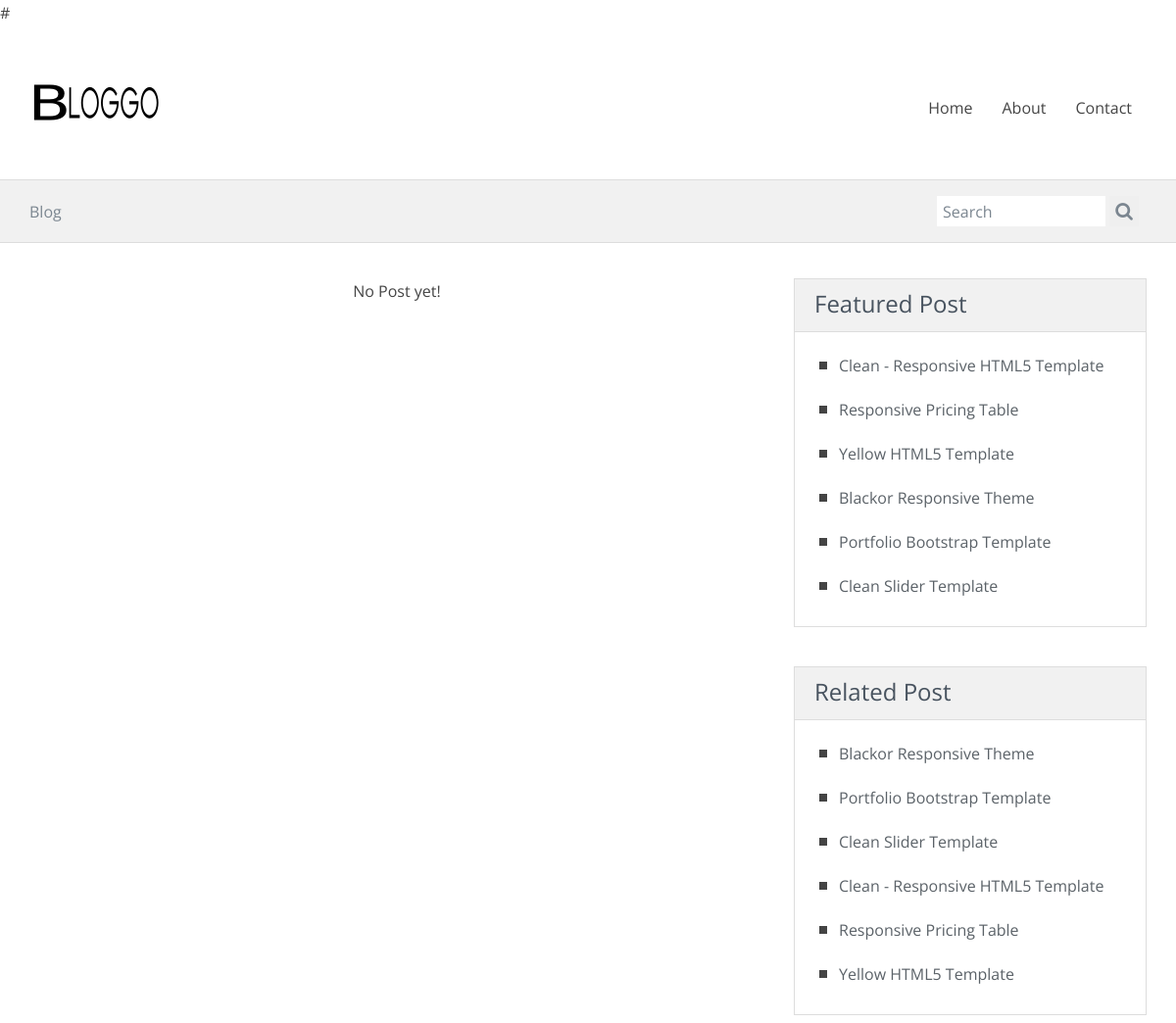
Before: / (upper part) with the older database file.
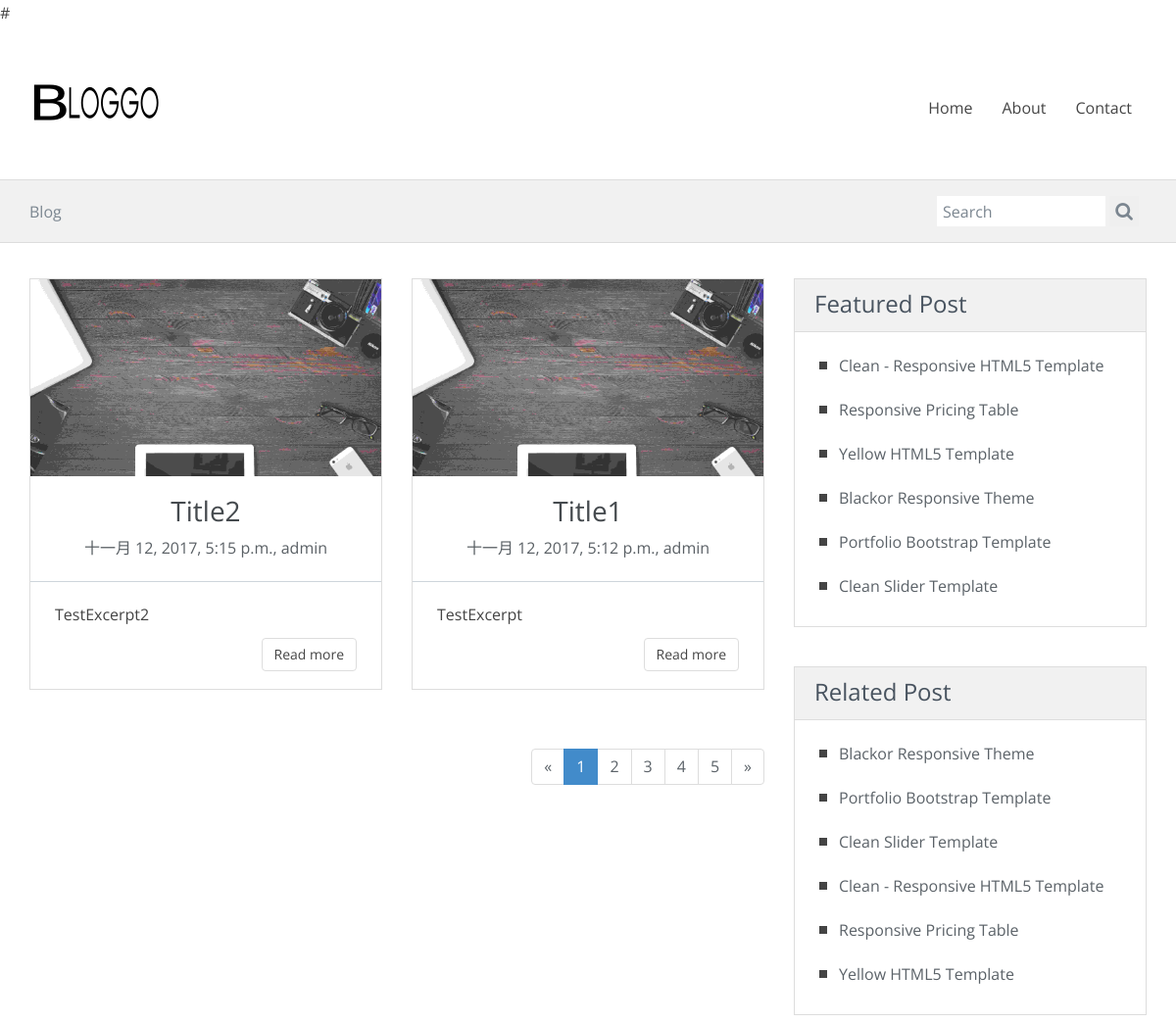
After: the same page with the newer database file.
### blog/models.py (models this page shows)
class Post(models.Model):
    title = models.CharField(max_length=100)
    body = models.TextField()
    created_time = models.DateTimeField()
    modified_time = models.DateTimeField()
    excerpt=models.CharField(max_length=200, blank=True)
    view = models.PositiveIntegerField(default=0)
    category = models.ForeignKey(Category)
    tags=models.ManyToManyField(Tag)
    author = models.ForeignKey(User)
    def get_absolute_url(self):
        return reverse("blog:article", kwargs={'pk':self.pk})

### blog/views.py (the view)
# urls.py: url(r'^$', views.IndexView.as_view(), name='index'),
class IndexView(ListView):
    queryset = Post.objects.order_by('-created_time')[:4]
    template_name = 'blog/index.html'
    context_object_name = 'latest_post_list'
    def get_context_data(self, **kwargs):
        context = super(IndexView, self).get_context_data(**kwargs)
        context['loop_counter']=range(1,5)
        return context

### blog/templates/blog/index.html
{% extends 'base.html' %}
{% load static%}
{% block subheader %}
<a href="#">Blog</a>
{% endblock subheader %}
{% block content %}
<div class="col-md-8 blog-main">
    {% if latest_post_list %}
        <div class="row">
        {% for post in latest_post_list %}
            <div class="col-md-6 col-sm-6">
                <article class=" blog-teaser">
                    <header>
                        <img src="{% static 'blog/img/1.jpg' %}" alt="picture">
                        <h3><a href="{{ post.get_absolute_url }}">{{ post.title }}</a></h3>
                        <span class="meta">{{ post.created_time }}, {{ post.author }}</span>
                        <hr>
                    </header>
                    <div class="body">
                        {{ post.excerpt }}
                    </div>
                    <div class="clearfix">
                        <a href="{{ post.get_absolute_url }}" class="btn btn-clean-one">Read more</a>
                    </div>
                </article>
            </div>
        {% endfor %}
        </div>
        <div class="paging">
            <ul class="pagination">
                <li><a href="#">&laquo;</a></li>
                <li class="active"><a href="#">1</a></li>
                <li><a href="#">2</a></li>
                <li><a href="#">3</a></li>
                <li><a href="#">4</a></li>
                <li><a href="#">5</a></li>
                <li><a href="#">&raquo;</a></li>
            </ul>
        </div>
    {% else %}
        <P class="text-center">No Post yet!</P>
    {% endif %}
</div>
{% endblock content %}

### blog/templates/base.html (shortened to what this page needs)
{% load static %}
<html lang="en">
<head>
    <link rel="stylesheet" href="{% static 'blog/css/bootstrap.min.css' %}">
    <link rel="stylesheet" href="{% static 'blog/css/font-awesome/css/font-awesome.min.css' %} ">
    <link rel="stylesheet" href="{% static 'blog/css/style.css' %}" id="theme-styles">
</head>
<body>
    <header>
        <div class="widewrapper masthead">
            <div class="container">
                <a href="index.html" id="logo">
                    <img src="{% static 'blog/img/logo.png' %}" alt="clean Blog">
                </a>
                <nav class="pull-right clean-nav">
                    <div class="collapse navbar-collapse">
                        <ul class="nav nav-pills navbar-nav">
                            <li>
                                <a href="{% url 'blog:index' %}">Home</a>
                            </li>
                            <li>
                                <a href="{% url 'blog:about' %}">About</a>
                            </li>
                            <li>
                                <a href="{% url 'blog:contact' %}">Contact</a>
                            </li>
                        </ul>
                    </div>
                </nav>
            </div>
        </div>
        <div class="widewrapper subheader">
            <div class="container">
                <div class="clean-breadcrumb">
                    {% block subheader %}
                    {% endblock subheader %}
                </div>
                <div class="clean-searchbox">
                    <form action="#" method="get" accept-charset="utf-8">
                        <input class="searchfield" id="searchbox" type="text" placeholder="Search">
                        <button class="searchbutton" type="submit">
                            <i class="fa fa-search"></i>
                        </button>
                    </form>
                </div>
            </div>
        </div>
    </header>
    <div class="widewrapper main">
        <div class="container">
            <div class="row">
                {% block content %}
                {% endblock content %}
                <aside class="col-md-4 blog-aside">
                    <div class="aside-widget">
                        <header>
                            <h3>Featured Post</h3>
                        </header>
                        <div class="body">
                            <ul class="clean-list">
                                <li><a href="">Clean - Responsive HTML5 Template</a></li>
                                <li><a href="">Responsive Pricing Table</a></li>
                                <li><a href="">Yellow HTML5 Template</a></li>
                                <li><a href="">Blackor Responsive Theme</a></li>
                                <li><a href="">Portfolio Bootstrap Template</a></li>
                                <li><a href="">Clean Slider Template</a></li>
                            </ul>
                        </div>
                    </div>
                    <div class="aside-widget">
                        <header>
                            <h3>Related Post</h3>
                        </header>
                        <div class="body">
                            <ul class="clean-list">
                                <li><a href="">Blackor Responsive Theme</a></li>
                                <li><a href="">Portfolio Bootstrap Template</a></li>
                                <li><a href="">Clean Slider Template</a></li>
                                <li><a href="">Clean - Responsive HTML5 Template</a></li>
                                <li><a href="">Responsive Pricing Table</a></li>
                                <li><a href="">Yellow HTML5 Template</a></li>
                            </ul>
                        </div>
                    </div>
                </aside>
            </div>
        </div>
    </div>
</body>
</html>

### blog/static/blog/css/style.css (style rules this page uses)
body { font-size: 16px; line-height: 27px; font-family: 'Open Sans', sans-serif; color: #444; background-color: #fff; }
a { color: #5b6268; }
h3 { font-size: 21px; line-height: 30px; font-weight: normal; font-family: 'Open Sans', sans-serif; }
hr { border-top-color: #ced5db; }
.fa { font-size: 24px; }
.masthead { padding-top: 55px; padding-bottom: 55px; }
.masthead #logo { float: left; display: block; }
.widewrapper { background-color: #fff; }
.widewrapper.masthead { background-color: #fff; color: #f8f8f9; border-bottom: #aaa; }
.widewrapper.subheader { background-color: #f1f1f1; color: #444; font-size: 16px; min-height: 63px; border-top: 1px solid #ddd; border-bottom: 1px solid #ddd; }
.clean-nav .nav-pills { margin-top: 10px; margin-bottom: 0; font-size: 16px; }
.clean-nav .nav-pills > li { margin-left: 10px; }
.clean-nav .nav-pills > li > a { color: #444; padding: 11px 0 11px 20px; line-height: 14px; }
.clean-nav .navbar-collapse { box-shadow: none; }
.clean-breadcrumb { color: #7b8690; float: left; margin-top: 19px; }
.clean-breadcrumb a { color: #7b8690; }
.clean-searchbox { float: right; display: inline-block; min-width: 210px; margin-bottom: 16px; margin-top: 16px; }
.clean-searchbox form { margin: 0; }
.clean-searchbox .fa { color: #7b8690; font-size: 19px; }
.clean-searchbox .searchbutton, .clean-searchbox .searchfield { color: #7b8690; }
.clean-searchbox .searchbutton { display: inline-block; border: none; line-height: 20px; height: 31px; vertical-align: middle; }
.clean-searchbox .searchfield { border: none; height: 22px; line-height: 22px; -webkit-box-sizing: content-box; -moz-box-sizing: content-box; box-sizing: content-box; padding: 5px 6px 4px 6px; vertical-align: middle; display: inline-block; margin-bottom: 0; width: 160px; font-size: 16px; margin-left: -4px; outline: none; }
.clean-list { list-style: none; }
.clean-list li { line-height: 23px; margin-bottom: 14px; }
.clean-list li:before { content: ""; background-color: #444; border-style: solid; border-width: 4px 4px; display: block; width: 8px; left: -20px; top: 15px; position: relative; }
.blog-main, .blog-aside { position: relative; }
.blog-main:before, .blog-aside:before { height: 100%; content: ""; position: absolute; top: 0; width: 1px; }
.blog-main { padding-top: 36px; padding-bottom: 20px; }
.blog-main:before { right: -16px; }
.blog-aside { padding-top: 36px; }
.blog-aside:before { left: 15px; }
.aside-widget { margin-bottom: 40px; border: 1px solid #ddd; }
.aside-widget header { background-color: #f1f1f1; border-bottom: 1px solid #ddd; }
.aside-widget header h3 { font-size: 24px; padding: 10px 20px 3px 20px; margin-top: 0; color: #48535f; }
.aside-widget .body { margin: 10px 0; padding: 5px; }
.aside-widget a { color: #5b6268; }
.blog-teaser { background-color: #fff; border: 1px solid #ddd; margin-bottom: 40px; }
.blog-teaser header { text-align: center; }
.blog-teaser header img { margin-bottom: 20px; width: 100%; opacity: 0.8; }
.blog-teaser header h3 { color: #454a4e; margin-top: 0; font-size: 28px; margin-bottom: 10px; }
.blog-teaser header h3 a, .blog-teaser header h3 a:focus, .blog-teaser header h3 a:hover { color: #454a4e; }
.blog-teaser header .meta { color: #5a6065; }
.blog-teaser header hr { border-top-color: #ced5db; border-bottom: none; }
.blog-teaser .body { padding-right: 25px; padding-left: 25px; margin-bottom: 10px; color: #444; }
.blog-teaser .btn { float: right; margin-right: 25px; margin-bottom: 18px; }
.paging { margin-bottom: 20px; text-align: right; }
.paging a, .paging span { margin-left: 10px; }
.meta { margin-bottom: 30px; }
.btn-clean-one { color: #444; border: 1px solid #ddd; }

Changed rows visible on the page:
added Post: title "Title2", created_time "十一月 12, 2017, 5:15 p.m.", author "admin", excerpt "TestExcerpt2"
added Post: title "Title1", created_time "十一月 12, 2017, 5:12 p.m.", author "admin", excerpt "TestExcerpt"
Other visible differences:
text no longer shown: "No Post yet!"
text now shown: "« 1 2 3 4 5 »"
